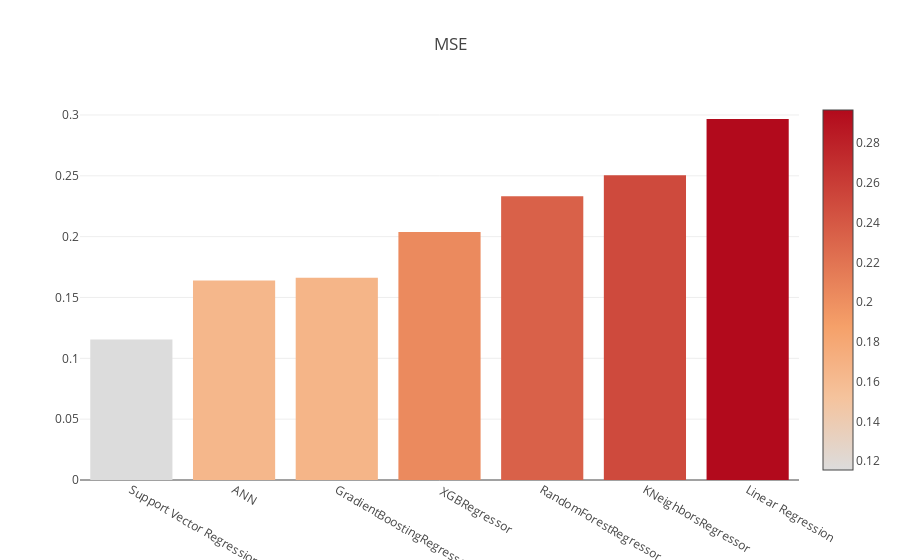

The notebook cell this image was saved under:
### Code cell
trace = go.Bar(
    x=regression_update['Model'],
    y=regression_update['MSE'],
    marker=dict(
        color=regression_update['MSE'],
        showscale=True
    ),
)
layout = go.Layout(title="MSE ")
data = [trace]
fig = go.Figure(data=data, layout=layout)
py.iplot(fig, filename="MSE")

### Figure 1 — Plotly figure (JSON) as saved in the notebook; plotly's stock layout.template omitted (floating-point values rounded to 4 significant figures)
{"data": [{"marker": {"color": [0.1155, 0.164, 0.1663, 0.2039, 0.2333, 0.2505, 0.2967], "showscale": true}, "type": "bar", "x": ["Support Vector Regression", "ANN", "GradientBoostingRegressor", " XGBRegressor", "RandomForestRegressor", "KNeighborsRegressor", "Linear Regression"], "y": [0.1155, 0.164, 0.1663, 0.2039, 0.2333, 0.2505, 0.2967]}], "layout": {"title": "MSE "}}
